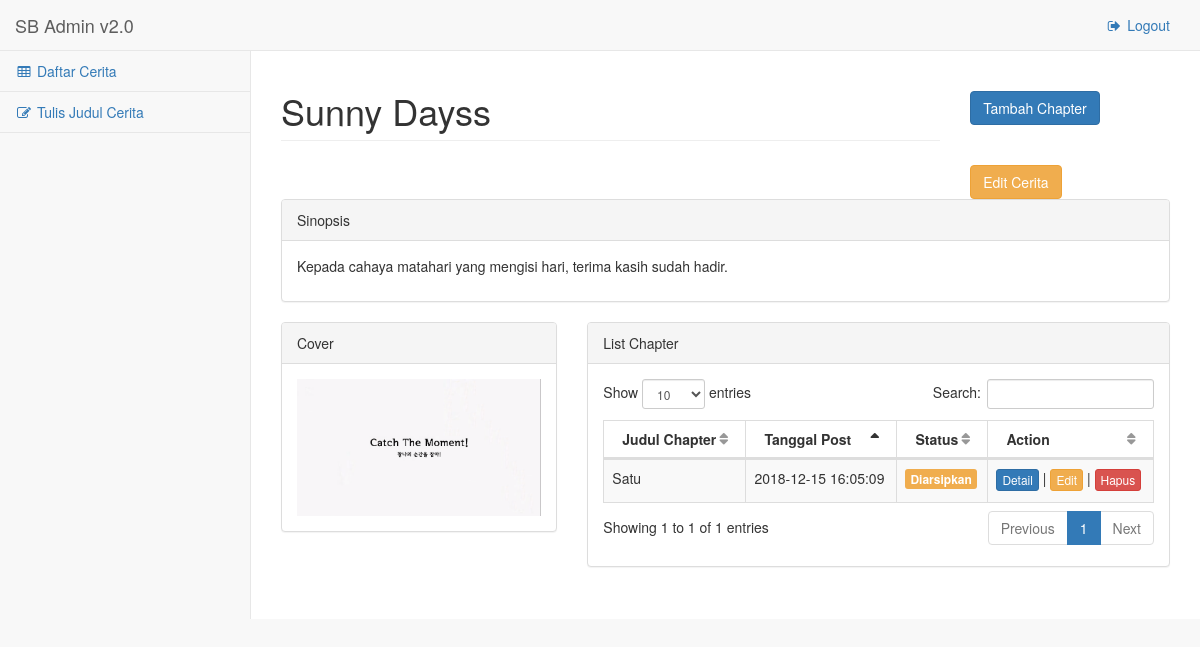
The page /template/pages/tables_subcerita.php?ID_CERITA=1 (signed in) on the database its author committed.
### tables this page shows
CREATE TABLE `cerita` (
  `ID_CERITA` int(11) NOT NULL,
  `EMAIL` varchar(100) DEFAULT NULL,
  `JUDUL` varchar(100) DEFAULT NULL,
  `GAMBAR` varchar(500) NOT NULL,
  `SINOPSIS` varchar(10000) NOT NULL,
  `VIEW` int(11) DEFAULT '0',
  `TGL_POST` timestamp NOT NULL DEFAULT CURRENT_TIMESTAMP ON UPDATE CURRENT_TIMESTAMP,
  `STATUS` int(1) NOT NULL DEFAULT '0'
);

CREATE TABLE `subcerita` (
  `ID_SUBCERITA` int(11) NOT NULL,
  `ID_CERITA` int(11) DEFAULT NULL,
  `JUDUL_SUBCERITA` varchar(500) NOT NULL,
  `ISI_CERITA` varchar(10000) DEFAULT NULL,
  `STATUS_SUBCERITA` int(1) NOT NULL,
  `TGL_POST` timestamp NOT NULL DEFAULT CURRENT_TIMESTAMP ON UPDATE CURRENT_TIMESTAMP
);

### template/pages/tables_subcerita.php (the view, shortened to what this page needs)
<?php
include_once("../proses/connection/koneksi.php");
$id_cerita = $_GET['ID_CERITA'];
$result = mysqli_query($mysqli, "SELECT * FROM subcerita WHERE ID_CERITA=$id_cerita order by TGL_POST DESC");
$result_cerita = mysqli_query($mysqli, "SELECT * FROM cerita WHERE ID_CERITA=$id_cerita");
while($cerita = mysqli_fetch_assoc($result_cerita))
{
    $judul = $cerita['JUDUL'];
    $sinopsis = $cerita['SINOPSIS'];
	$cover = $cerita['GAMBAR'];
}
?>
<!DOCTYPE html>
<html lang="en">
<head>
    <link href="../vendor/bootstrap/css/bootstrap.min.css" rel="stylesheet">
    <link href="../vendor/metisMenu/metisMenu.min.css" rel="stylesheet">
    <link href="../vendor/datatables-plugins/dataTables.bootstrap.css" rel="stylesheet">
    <link href="../vendor/datatables-responsive/dataTables.responsive.css" rel="stylesheet">
    <link href="../dist/css/sb-admin-2.css" rel="stylesheet">
    <link href="../vendor/font-awesome/css/font-awesome.min.css" rel="stylesheet" type="text/css">
</head>
<body>
    <div id="wrapper">
        <nav class="navbar navbar-default navbar-static-top" role="navigation" style="margin-bottom: 0">
            <div class="navbar-header">
                <a class="navbar-brand" href="tables.php">SB Admin v2.0</a>
            </div>
            <ul class="nav navbar-top-links navbar-right">
                <li>
					<a href="logout.php"><i class="fa fa-sign-out fa-fw"></i> Logout</a>
                </li>
            </ul>
            <div class="navbar-default sidebar" role="navigation">
                <div class="sidebar-nav navbar-collapse">
                    <ul class="nav" id="side-menu">
                        <li>
                            <a href="tables.php"><i class="fa fa-table fa-fw"></i> Daftar Cerita</a>
                        </li>
                        <li>
                            <a href="forms.php"><i class="fa fa-edit fa-fw"></i> Tulis Judul Cerita</a>
                        </li>
                    </ul>
                </div>
            </div>
        </nav>
        <div id="page-wrapper">
            <div class="row">
                <div class="col-lg-9">
                    <h1 class="page-header"><?php echo $judul;?></h1>
                </div>
                <div class="col-lg-3">
                    <?php
						echo "<a type='button' class='btn btn-primary page-header' href=forms_subcerita.php?ID_CERITA=".$id_cerita.">Tambah Chapter</a> ";
						echo "<a type='button' class='btn btn-warning page-header' href=forms_edit.php?ID_CERITA=".$id_cerita.">Edit Cerita</a>";
					?>
                </div>
            </div>
			<div class="row">
				<div class="col-lg-12">
					<div class="panel panel-default">
                        <div class="panel-heading">
                            Sinopsis
                        </div>
                        <div class="panel-body">
                            <p><?php echo $sinopsis;?></p>
                        </div>
                    </div>
				</div>
			</div>
            <div class="row">
				<div class="col-lg-4">
					<div class="panel panel-default">
                        <div class="panel-heading">
                            Cover
                        </div>
                        <div class="panel-body">
                            <img src="../img/<?php echo $cover;?>" class="img-responsive" width="300px" alt="Responsive image">
                        </div>
                    </div>
				</div>
                <div class="col-lg-8">
                    <div class="panel panel-default">
                        <div class="panel-heading">
                            List Chapter
                        </div>
                        <div class="panel-body">
                            <table width="100%" class="table table-striped table-bordered table-hover" id="dataTables-example">
                                <thead>
                                    <tr>
                                        <th>Judul Chapter</th>
                                        <th>Tanggal Post</th>
                                        <th>Status</th>
                                        <th>Action</th>
                                    </tr>
                                </thead>
                                <tbody>
									<?php
										while($cerita = mysqli_fetch_array($result)) {
											echo "<tr>";
											echo "<td>".$cerita['JUDUL_SUBCERITA']."</td>";
											echo "<td>".$cerita['TGL_POST']."</td>";
											if($cerita['STATUS_SUBCERITA'] == 0){
												echo "<td><label class='btn-warning btn-xs'>Diarsipkan</label></td>";
											} else {
												echo "<td><label class='btn-success btn-xs'>Dipubikasikan</label></td>";
											}
											echo "<td><a type='button' class='btn btn-primary btn-xs' href=tables_subcerita?ID_CERITA=".$cerita['ID_SUBCERITA'].">Detail</a> | <a type='button' class='btn btn-warning btn-xs' href=forms_subcerita_edit.php?ID_SUBCERITA=".$cerita['ID_SUBCERITA'].">Edit</a> | <a type='button' class='btn btn-danger btn-xs' href=delete_subcerita.php?ID_SUBCERITA=".$cerita['ID_SUBCERITA'].">Hapus</a>";
											echo "</tr>";
										}
									?>
                                </tbody>
                            </table>
                        </div>
                    </div>
                </div>
            </div>
        </div>
    </div>
</body>
</html>

### rows shown on the page
cerita: JUDUL "Sunny Dayss", SINOPSIS "Kepada cahaya matahari yang mengisi hari, terima kasih sudah hadir.", GAMBAR (picture)
subcerita: JUDUL_SUBCERITA "Satu", TGL_POST "2018-12-15 16:05:09", STATUS_SUBCERITA "Diarsipkan"
